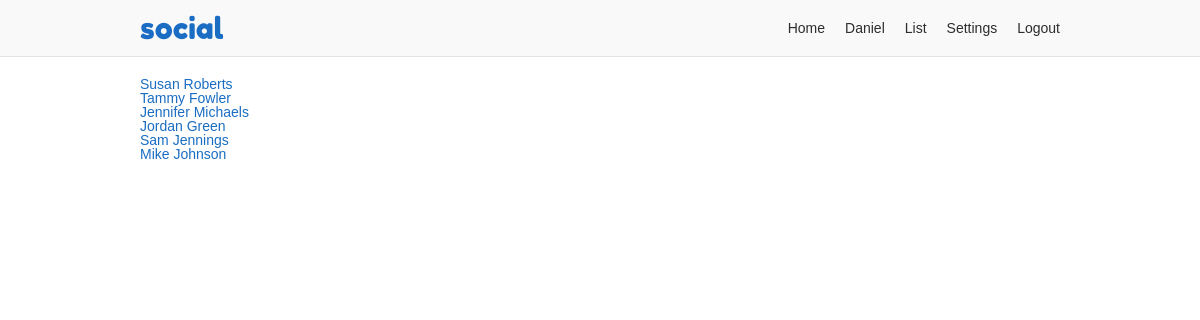
The app's page /sheree/following (signed in) with its own data.
### app/users/models/user.py (models this page shows, shortened)
class User(UserMixin, db.Model, BaseModel):
    username = db.Column(db.String(35), nullable=False, unique=True)
    email = db.Column(db.String(255), nullable=False, unique=True)
    password = db.Column(db.String(128), nullable=False)
    first_name = db.Column(db.String(35), nullable=False)
    last_name = db.Column(db.String(35), nullable=False)
    about_me = db.Column(db.Text)
    last_seen = db.Column(db.DateTime, default=datetime.utcnow)
    posts_per_page = db.Column(db.Integer, default=10, nullable=False)
    full_name = column_property(first_name + " " + last_name)
    followed = db.relationship(
        'User',
        secondary=followers,
        primaryjoin='followers.c.follower_id == User.id',
        secondaryjoin='followers.c.followed_id == User.id',
        backref=db.backref('followers', lazy='dynamic'),
        lazy='dynamic')
    post_author = db.relationship(
        'Post',
        foreign_keys='Post.author_id',
        backref='author', lazy='dynamic')
    post_recipient = db.relationship(
        'Post',
        foreign_keys='Post.recipient_id',
        backref='recipient', lazy='dynamic')

### app/users/views.py (the view)
@users.route('/<username>/following', methods=['GET', 'POST'])
@login_required
def following(username):
    user = User.query.filter_by(username=username).first_or_404()
    return render_template('users/following.html', user=user)

### app/models.py (called while the page is built)
    def commit(self):
        try:
            db.session.add(self)
            db.session.commit()
            return self
        except Exception as E:
            db.session.rollback()
            raise E

### app/users/models/user.py (called while the page is built)
@login.user_loader
def load_user(id):
    return User.query.get(int(id))

### app/users/views.py (called while the page is built)
@users.before_request
def before_request():
    if current_user.is_authenticated:
        current_user.last_seen = datetime.utcnow()
        current_user.commit()

### app/templates/users/following.html (shortened to what this page needs)
{% extends "/base.html" %}
{% block content %}
{% if user.followed.count() %}
<ul>
  {% for following in user.followed.all() %}
  <li>
    <a href="{{ url_for('users.profile', username=following.username) }}">{{ following.full_name }}</a>
  </li>
  {% endfor %}
</ul>
{% endif %}
{% endblock %}

### app/templates/base.html (shortened to what this page needs)
<!doctype html>
<html lang="en">
<head>
  <link rel="stylesheet" href="{{ url_for('static', filename='css/layout.css') }}">
</head>
<body>
<div class="header-container">
  <header class="site-header responsive-container">
    <h1 class="branding"><a href="{{ url_for('static_views.index') }}">{{ APP_NAME }}</a></h1>
    {%- if current_user.is_authenticated %}
    <ul class="primary-nav">
      <li><a href="{{ url_for('users.home') }}">Home</a></li>
      <li><a href="{{ url_for('users.profile', username=current_user.username) }}">{{ current_user.first_name }}</a></li>
      <li><a href="{{ url_for('users.list') }}">List</a></li>
      <li><a href="{{ url_for('users.settings_account') }}">Settings</a></li>
      <li><a href="{{ url_for('static_views.logout') }}">Logout</a></li>
    </ul>
    {%- endif %}
  </header>
</div>
<div class="responsive-container">
{%- block content %}
{%- endblock %}
</div>
</body>
</html>

### app/static/css/layout.css (style rules this page uses)
:root { --blue: #1a6dc3; --dark-blue: #0f559c; --light-gray: #f9f9f9; --gray-border: #e3e3e3; --light-green: #e9ffe0; --green-border: #c9ffb2; --green-text: #335922; }
*, *::before, *::after { box-sizing: border-box; }
html { font-family: sans-serif; font-size: 62.5%; }
article, aside, figcaption, figure, footer, header, hgroup, main, nav, section { display: block; }
body { margin: 0; color: #333; font-size: 1.4rem; line-height: 1; }
h1, h2, h3, h4, h5, h6 { margin: 0 0 10px 0; }
p, ol, ul, dl { margin: 0 0 10px 0; padding: 0; }
ol, ul { list-style: none; }
a, a:link { color: var(--blue); text-decoration: none; }
.responsive-container { margin: 0 auto; max-width: 960px; padding: 0 20px; }
.header-container { margin-bottom: 20px; background-color: var(--light-gray); border-bottom: 1px solid var(--gray-border); }
.header-container .site-header { align-items: center; display: flex; }
.branding { margin: 0; padding: 10px 0; }
.branding a { font: 30px "Fredoka One"; text-decoration: none; }
.primary-nav { display: flex; margin: 0 0 0 auto; }
.primary-nav li { padding: 0 10px; }
.primary-nav li:last-child { padding-right: 0; }
.primary-nav a { color: #2d2d2d; }

### records on screen
User: first_name "Daniel"
User: full_name "Susan Roberts"
User: full_name "Tammy Fowler"
User: full_name "Jennifer Michaels"
User: full_name "Jordan Green"
User: full_name "Sam Jennings"
User: full_name "Mike Johnson"

### other values on screen
{{ APP_NAME }} "social"
